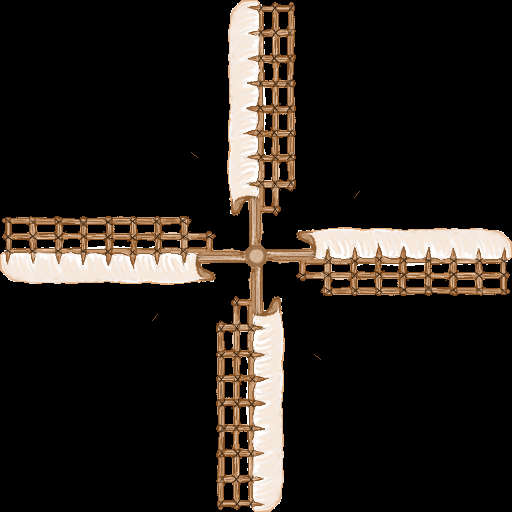
#> input picture CV_2-TRANSFORMATIONS/windmill.png, 512 x 512 px
$ python exercise5.py
#> lines starting #> are read from the running program, lines starting #| are printed output that depends on the picture; after the words box and inside, x2 and y2 are one past the last pixel; in counts of white or black regions, pixels touching at a corner belong together
import cv2
import numpy as np

def create_windmill_animation():
    # Read images
    windmill = cv2.imread('windmill.png', cv2.IMREAD_UNCHANGED)
#> windmill is the input picture: shape (512, 512, 4); mean B, G, R, A 26.7, 31.6, 37.1, 46.2
    mask = cv2.imread('windmill_mask.png', cv2.IMREAD_GRAYSCALE)
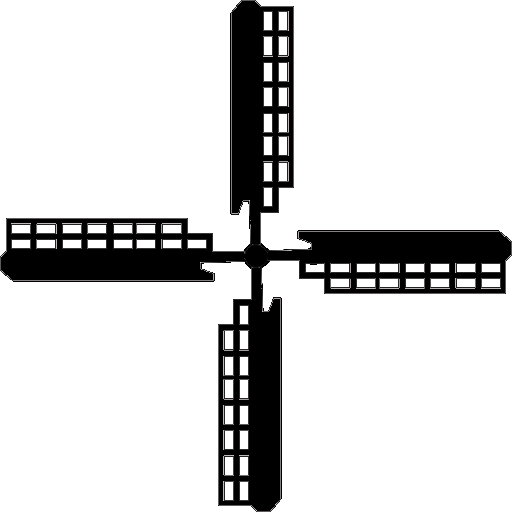
#> input picture CV_2-TRANSFORMATIONS/windmill_mask.png, 512 x 512 px
#> mask: shape (512, 512); min 0, max 255, mean 213.5
    background = cv2.imread('windmill_back.jpeg')
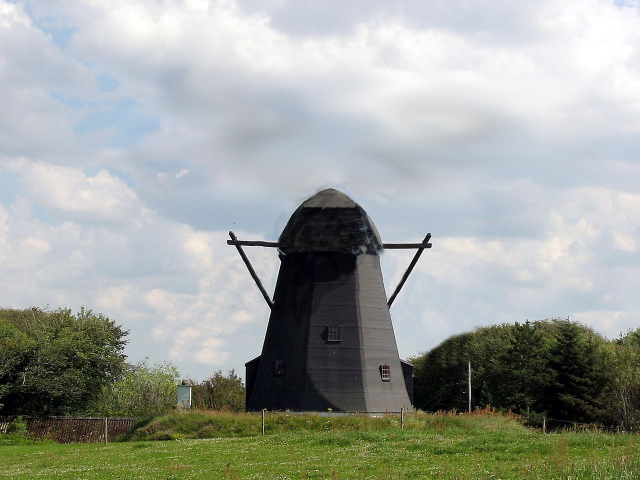
#> input picture CV_2-TRANSFORMATIONS/windmill_back.jpeg, 1280 x 960 px (shown at 1/2 size)
#> background is the input picture: shape (960, 1280, 3); mean B, G, R 156.8, 162.9, 158.2

    # Invert the mask so the blades are white and background is black
    mask = cv2.bitwise_not(mask)
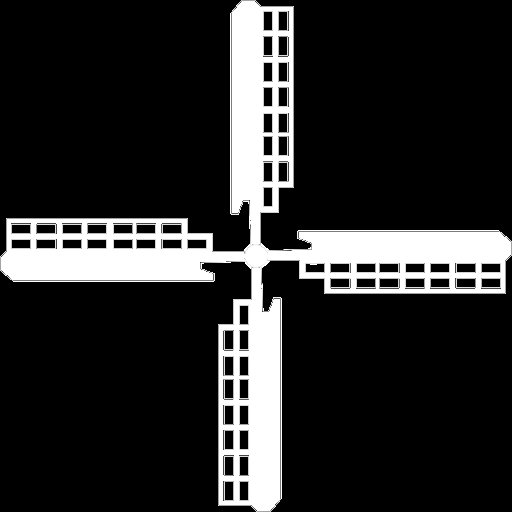
#> mask: shape (512, 512); min 0, max 255, mean 41.5

    # Find the bounding box of the windmill blades to crop
    coords = cv2.findNonZero(mask)
#> coords = contour of 45020 points, box (x1, y1, x2, y2) (0, 0, 512, 512), area 0
    x, y, w, h = cv2.boundingRect(coords)
#> x = 0; y = 0; w = 512; h = 512

    # Crop all images to the bounding box
    mask = mask[y:y + h, x:x + w]
    windmill = windmill[y:y + h, x:x + w]

    # Define smaller dimensions (about 1/2 of the original size to match reference)
    new_width = mask.shape[1] // 2
#> new_width = 256
    new_height = mask.shape[0] // 2
#> new_height = 256

    # Resize all images
    mask = cv2.resize(mask, (new_width, new_height))
#> mask: shape (256, 256)
    windmill = cv2.resize(windmill, (new_width, new_height))
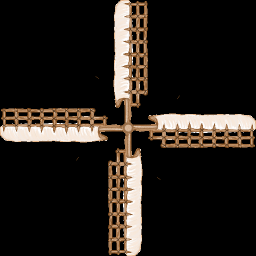
#> windmill: shape (256, 256, 4); mean B, G, R, A 26.7, 31.6, 37.1, 46.2
    background = cv2.resize(background, (background.shape[1] // 2, background.shape[0] // 2))  # Keep background larger
#> background: shape (480, 640, 3)

    # Calculate position to place the blades in the center of background
    y_offset = (background.shape[0] - new_height) // 2
#> y_offset = 112
    x_offset = (background.shape[1] - new_width) // 2
#> x_offset = 192

    # Get dimensions for video
    height, width = background.shape[:2]
#> height = 480; width = 640

    # Create video writer
    fourcc = cv2.VideoWriter_fourcc(*'XVID')
    out = cv2.VideoWriter('transf_windmill.avi', fourcc, 30.0, (width, height))

    # Animation parameters
    num_frames = 200  # Increased number of frames
    angle_step = -360 / num_frames  # Negative for clockwise rotation, smaller step for slower rotation

    # Get center of rotation for the blades
    center = (new_width // 2, new_height // 2)
#> center = (128, 128)

    for frame in range(num_frames):
        # Calculate rotation angle
        angle = frame * angle_step

        # Create rotation matrix
        M = cv2.getRotationMatrix2D(center, angle, 1.0)

        # Rotate windmill and mask
        rotated_windmill = cv2.warpAffine(windmill, M, (new_width, new_height))
        rotated_mask = cv2.warpAffine(mask, M, (new_width, new_height))

        # Create frame by combining background and rotated windmill
        frame = background.copy()

        # Create ROI in the frame
        roi = frame[y_offset:y_offset + new_height, x_offset:x_offset + new_width]

        # Extract RGB channels from rotated windmill
        windmill_rgb = rotated_windmill[:, :, :3]

        # Create binary mask
        binary_mask = rotated_mask > 0

        # Apply mask to ROI
        for c in range(3):
            roi[:, :, c] = np.where(binary_mask, windmill_rgb[:, :, c], roi[:, :, c])

        # Put ROI back into frame
        frame[y_offset:y_offset + new_height, x_offset:x_offset + new_width] = roi

        # Write frame
        out.write(frame)
#> this loop made 200 passes
#> pass 1, in create_windmill_animation, `binary_mask = rotated_mask > 0`:
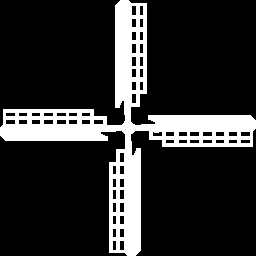
#> binary_mask: shape (256, 256) bool; 17.9% white; 1 white region, box (x1, y1, x2, y2) and area: (0, 0, 256, 256) 11755
#> after the loop:
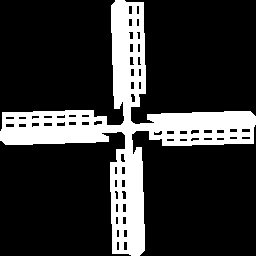
#> binary_mask: shape (256, 256) bool; 19.9% white; 1 white region, box (x1, y1, x2, y2) and area: (0, 0, 256, 256) 13023
#> after the loop:
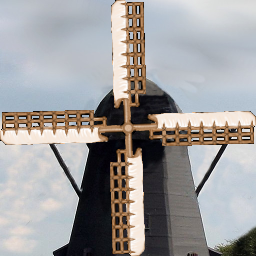
#> roi: shape (256, 256, 3); mean B, G, R 157.3, 157.2, 159

    # Release video writer
    out.release()

try:
    create_windmill_animation()
    print("Animation created successfully!")
except Exception as e:
    print(f"An error occurred: {str(e)}")
